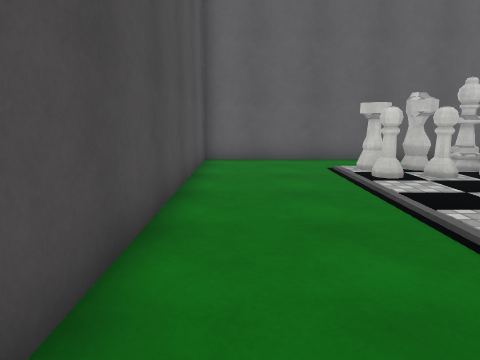
View 1 (above)

13 first-person views from a walk through a scene from a Unity 3-D project. The camera is 1.3 m above the floor, tilts 10° down and sees 70° across. The floor is counted in squares, 1 m on a side. Each view is taken from the middle of a square. On the plan, view 1 faces up. The plan holds only what a view shows up to about 15 squares ahead; the rest is blank. The place goes on beyond the plan. The player is left out. Surface patterns are stand-ins for the level's own textures.

View 2
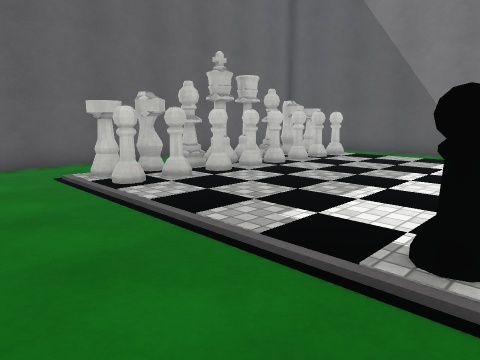

View 3
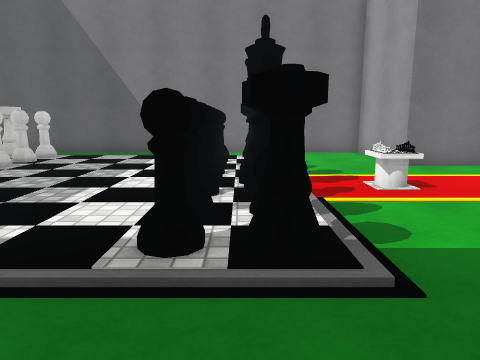

View 4
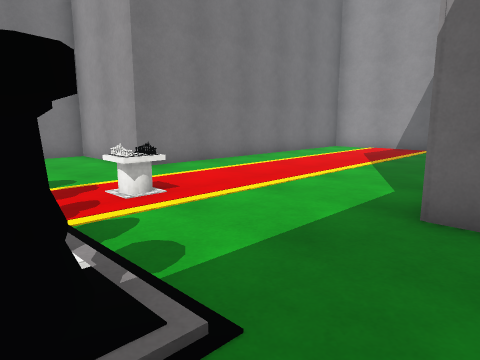

View 5
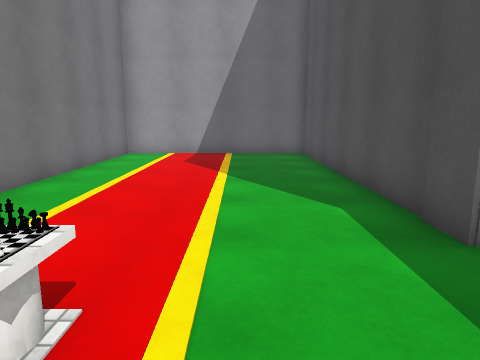

View 6
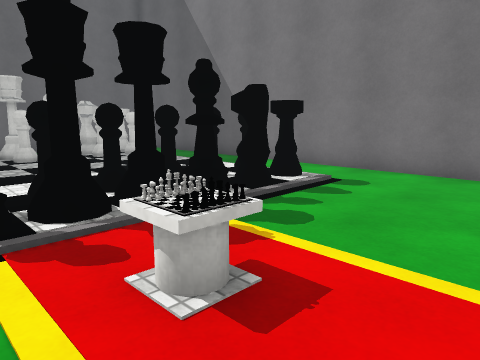

View 7
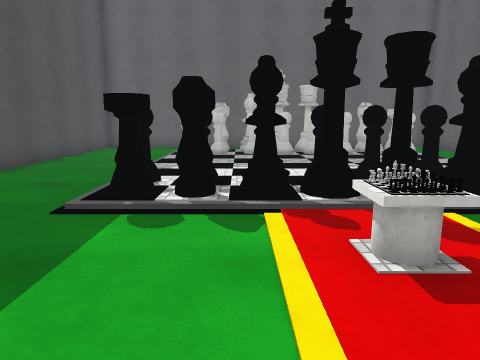

View 8
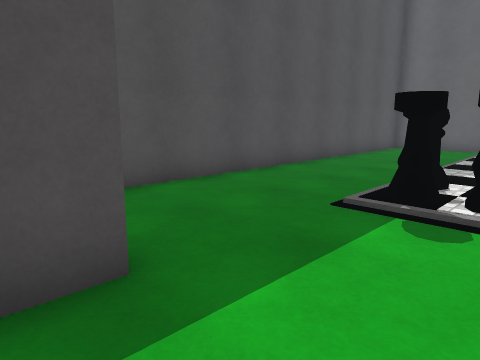

View 9
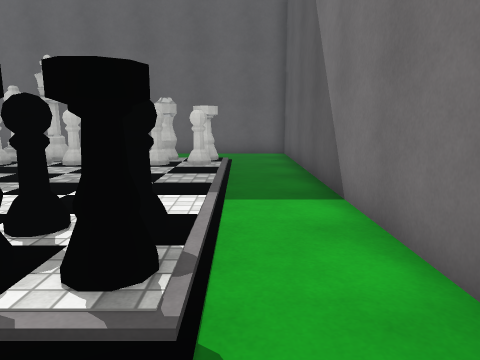

View 10
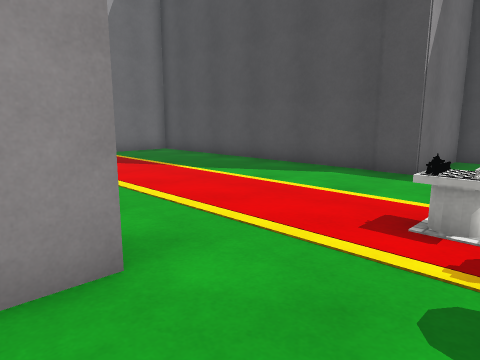

View 11
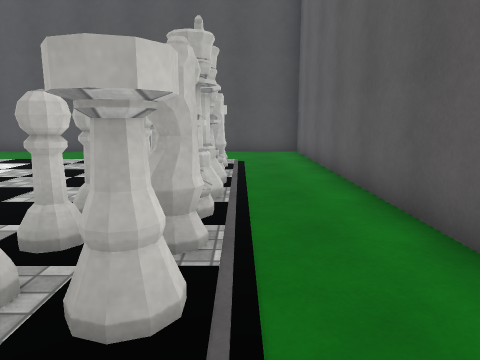

View 12
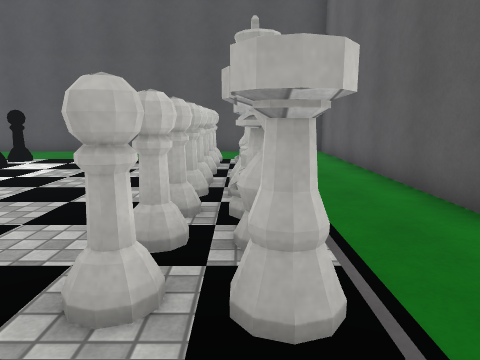

View 13
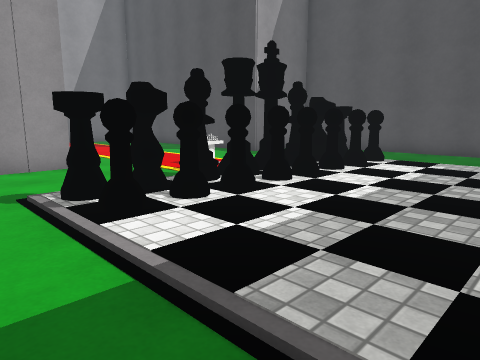

### Floor plan
Key: @ floor where view 1 was taken; # wall or solid block; x gap in a wall; . floor; / step, stairs or slope; O other object.
Columns run from 1 left of view 1 to 14 right of it. Each row starts with its distance up from view 1.
 12 ################
 11 #..............#
 10 #..............#
  9 #.../////////..#
  8 #...##x######..#
  7 #...##.######..#
  6 #..............#
  5 #..............#
  4 #..............#
  3 #..............#
  2 #...##.######..#
  1 #...##x######..#
  0 #@..##/######..#
 -1 #..............#
 -2 #.......O......#
 -3 #..............#
 -4 ####.......#####
 -5    #.......#
 -6    #.......#
 -7    #.......#
 -8    #.......#
 -9    #.......#
-10    #.......#
-11    #.......#
-12    #.......#
-13    #.......#
-14    #.......#
-15    #########

Positions as (right, up) in squares from view 1, and headings:
1: (0, 0), facing up
2: (0, 1), facing up-right
3: (0, 1), facing right
4: (1, 1), facing down-right
5: (5, 0), facing down
6: (5, -4), facing up-right
7: (5, -5), facing up
8: (5, -5), facing up-left
9: (12, -2), facing up
10: (11, -1), facing down-left
11: (13, 9), facing left
12: (13, 8), facing left
13: (13, 6), facing down-left
